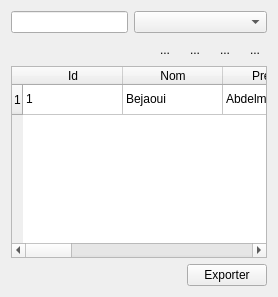
          <widget class="QWidget" name="consulteragriculteur">
           <layout class="QVBoxLayout" name="consulterLayout_6">
            <item>
             <layout class="QHBoxLayout" name="horizontalLayout_16">
              <item>
               <widget class="QLineEdit" name="lineEdit_4"/>
              </item>
              <item>
               <widget class="QComboBox" name="comboBox_4">
                <property name="placeholderText">
                 <string>Trier</string>
                </property>
                <item>
                 <property name="text">
                  <string>Region</string>
                 </property>
                </item>
                <item>
                 <property name="text">
                  <string>Rendement Moyen</string>
                 </property>
                </item>
                <item>
                 <property name="text">
                  <string>Quantité apporté</string>
                 </property>
                </item>
               </widget>
              </item>
             </layout>
            </item>
            <item>
             <layout class="QHBoxLayout" name="horizontalLayout_17">
              <item>
               <spacer name="horizontalSpacer_10">
                <property name="orientation">
                 <enum>Qt::Orientation::Horizontal</enum>
                </property>
                <property name="sizeHint" stdset="0">
                 <size>
                  <width>40</width>
                  <height>20</height>
                 </size>
                </property>
               </spacer>
              </item>
              <item>
               <widget class="QToolButton" name="toolButton_18">
                <property name="text">
                 <string>...</string>
                </property>
                <property name="icon">
                 <iconset resource="img.qrc">
                  <normaloff>:/img/refresh.svg</normaloff>:/img/refresh.svg</iconset>
                </property>
                <property name="autoRaise">
                 <bool>true</bool>
                </property>
               </widget>
              </item>
              <item>
               <widget class="QToolButton" name="toolButton_19">
                <property name="text">
                 <string>...</string>
                </property>
                <property name="icon">
                 <iconset resource="img.qrc">
                  <normaloff>:/img/filter.svg</normaloff>:/img/filter.svg</iconset>
                </property>
                <property name="autoRaise">
                 <bool>true</bool>
                </property>
               </widget>
              </item>
              <item>
               <widget class="QToolButton" name="toolButton_20">
                <property name="text">
                 <string>...</string>
                </property>
                <property name="icon">
                 <iconset resource="img.qrc">
                  <normaloff>:/img/export.svg</normaloff>:/img/export.svg</iconset>
                </property>
                <property name="autoRaise">
                 <bool>true</bool>
                </property>
               </widget>
              </item>
              <item>
               <widget class="QToolButton" name="toolButton_21">
                <property name="text">
                 <string>...</string>
                </property>
                <property name="icon">
                 <iconset resource="img.qrc">
                  <normaloff>:/img/search.svg</normaloff>:/img/search.svg</iconset>
                </property>
                <property name="autoRaise">
                 <bool>true</bool>
                </property>
               </widget>
              </item>
             </layout>
            </item>
            <item>
             <widget class="QTableWidget" name="tableWidget_5">
              <row/>
              <column>
               <property name="text">
                <string>Id</string>
               </property>
              </column>
              <column>
               <property name="text">
                <string>Nom</string>
               </property>
              </column>
              <column>
               <property name="text">
                <string>Prénom</string>
               </property>
              </column>
              <column>
               <property name="text">
                <string>Numéro</string>
               </property>
              </column>
              <column>
               <property name="text">
                <string>Adresse</string>
               </property>
              </column>
              <column>
               <property name="text">
                <string>Nombre d'arbre</string>
               </property>
              </column>
              <column>
               <property name="text">
                <string>Type d'huile</string>
               </property>
              </column>
              <column>
               <property name="text">
                <string>Mail</string>
               </property>
              </column>
              <column>
               <property name="text">
                <string>Region</string>
               </property>
              </column>
              <column>
               <property name="text">
                <string>Actions</string>
               </property>
              </column>
              <item row="0" column="0">
               <property name="text">
                <string>1</string>
               </property>
              </item>
              <item row="0" column="1">
               <property name="text">
                <string>Bejaoui</string>
               </property>
              </item>
              <item row="0" column="2">
               <property name="text">
                <string>Abdelmajid</string>
               </property>
              </item>
              <item row="0" column="3">
               <property name="text">
                <string>52307668</string>
               </property>
              </item>
              <item row="0" column="4">
               <property name="text">
                <string>Mourouj 6</string>
               </property>
              </item>
              <item row="0" column="5">
               <property name="text">
                <string>20</string>
               </property>
              </item>
              <item row="0" column="6">
               <property name="text">
                <string>Olive</string>
               </property>
              </item>
              <item row="0" column="7">
               <property name="text">
                <string>abdelmajidbejaoui05@gmail.com</string>
               </property>
              </item>
              <item row="0" column="8">
               <property name="text">
                <string>Ben arous</string>
               </property>
              </item>
             </widget>
            </item>
            <item>
             <layout class="QHBoxLayout" name="exportRow_5">
              <item>
               <spacer name="horizontalSpacer_export_6">
                <property name="orientation">
                 <enum>Qt::Orientation::Horizontal</enum>
                </property>
                <property name="sizeHint" stdset="0">
                 <size>
                  <width>40</width>
                  <height>20</height>
                 </size>
                </property>
               </spacer>
              </item>
              <item>
               <widget class="QPushButton" name="pushButton_4">
                <property name="text">
                 <string>Exporter</string>
                </property>
                <property name="icon">
                 <iconset resource="img.qrc">
                  <normaloff>:/img/export.svg</normaloff>:/img/export.svg</iconset>
                </property>
                <property name="iconSize">
                 <size>
                  <width>18</width>
                  <height>18</height>
                 </size>
                </property>
               </widget>
              </item>
             </layout>
            </item>
           </layout>
          </widget>
